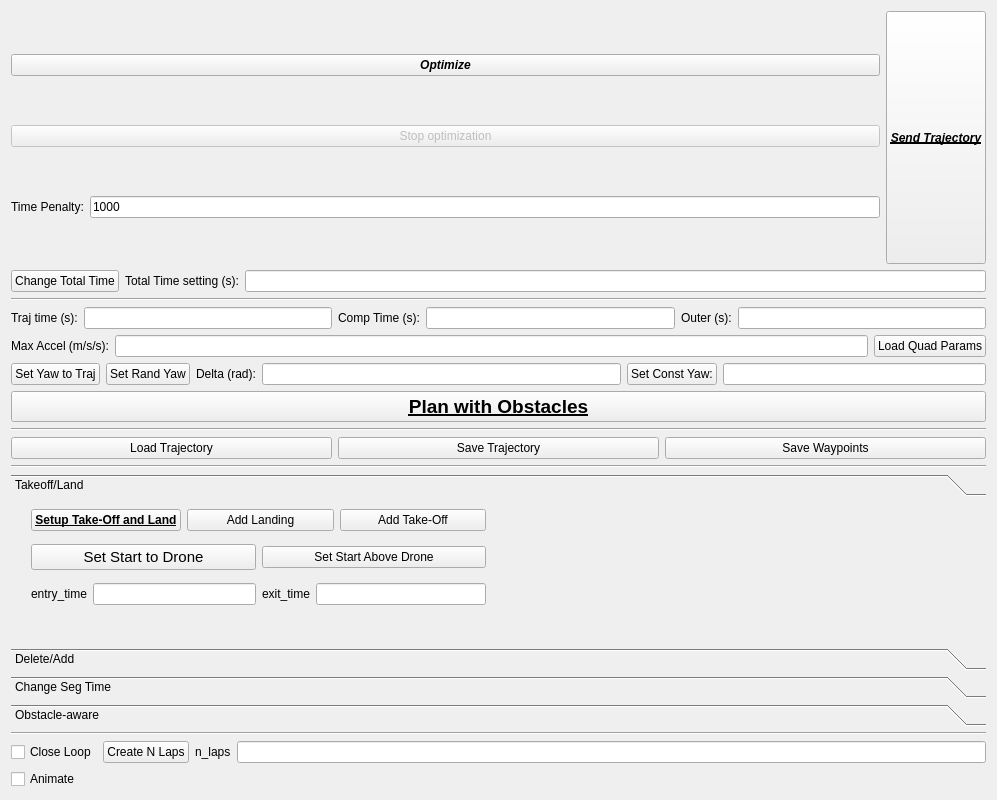
<?xml version="1.0" encoding="UTF-8"?>
<ui version="4.0">
 <class>Form</class>
 <widget class="QWidget" name="Form">
  <property name="geometry">
   <rect>
    <x>0</x>
    <y>0</y>
    <width>997</width>
    <height>800</height>
   </rect>
  </property>
  <property name="windowTitle">
   <string>Form</string>
  </property>
  <layout class="QGridLayout" name="gridLayout">
   <item row="0" column="0">
    <layout class="QHBoxLayout" name="horizontalLayout_28"/>
   </item>
   <item row="0" column="2">
    <layout class="QHBoxLayout" name="horizontalLayout_trajeditor"/>
   </item>
   <item row="0" column="1">
    <layout class="QVBoxLayout" name="verticalLayout">
     <item>
      <layout class="QHBoxLayout" name="horizontalLayout_5">
       <item>
        <layout class="QVBoxLayout" name="verticalLayout_4">
         <item>
          <widget class="QPushButton" name="optimize_button">
           <property name="font">
            <font>
             <weight>75</weight>
             <italic>true</italic>
             <bold>true</bold>
            </font>
           </property>
           <property name="text">
            <string>Optimize</string>
           </property>
          </widget>
         </item>
         <item>
          <widget class="QPushButton" name="stop_optimize_button">
           <property name="enabled">
            <bool>false</bool>
           </property>
           <property name="text">
            <string>Stop optimization</string>
           </property>
          </widget>
         </item>
         <item>
          <layout class="QHBoxLayout" name="horizontalLayout_4">
           <item>
            <widget class="QLabel" name="label">
             <property name="text">
              <string>Time Penalty:</string>
             </property>
            </widget>
           </item>
           <item>
            <widget class="QLineEdit" name="time_penalty_line_edit">
             <property name="inputMask">
              <string/>
             </property>
             <property name="text">
              <string>1000</string>
             </property>
            </widget>
           </item>
          </layout>
         </item>
        </layout>
       </item>
       <item>
        <widget class="QPushButton" name="send_trajectory_button">
         <property name="sizePolicy">
          <sizepolicy hsizetype="Minimum" vsizetype="MinimumExpanding">
           <horstretch>0</horstretch>
           <verstretch>0</verstretch>
          </sizepolicy>
         </property>
         <property name="font">
          <font>
           <weight>75</weight>
           <italic>true</italic>
           <bold>true</bold>
           <underline>true</underline>
           <strikeout>false</strikeout>
          </font>
         </property>
         <property name="text">
          <string>Send Trajectory</string>
         </property>
        </widget>
       </item>
      </layout>
     </item>
     <item>
      <layout class="QHBoxLayout" name="horizontalLayout_25">
       <item>
        <widget class="QPushButton" name="change_total_time">
         <property name="text">
          <string>Change Total Time</string>
         </property>
        </widget>
       </item>
       <item>
        <widget class="QLabel" name="label_18">
         <property name="text">
          <string>Total Time setting (s):</string>
         </property>
        </widget>
       </item>
       <item>
        <widget class="QLineEdit" name="total_time_line_edit"/>
       </item>
      </layout>
     </item>
     <item>
      <widget class="Line" name="line_5">
       <property name="orientation">
        <enum>Qt::Horizontal</enum>
       </property>
      </widget>
     </item>
     <item>
      <layout class="QHBoxLayout" name="horizontalLayout_20">
       <item>
        <widget class="QLabel" name="label_13">
         <property name="text">
          <string>Traj time (s):</string>
         </property>
        </widget>
       </item>
       <item>
        <widget class="QLineEdit" name="traj_time_line_edit"/>
       </item>
       <item>
        <widget class="QLabel" name="label_14">
         <property name="text">
          <string>Comp Time (s):</string>
         </property>
        </widget>
       </item>
       <item>
        <widget class="QLineEdit" name="comp_time_line_edit"/>
       </item>
       <item>
        <widget class="QLabel" name="label_15">
         <property name="text">
          <string>Outer (s):</string>
         </property>
        </widget>
       </item>
       <item>
        <widget class="QLineEdit" name="outer_time_line_edit"/>
       </item>
      </layout>
     </item>
     <item>
      <layout class="QHBoxLayout" name="horizontalLayout_23">
       <item>
        <widget class="QLabel" name="label_17">
         <property name="text">
          <string>Max Accel (m/s/s):</string>
         </property>
        </widget>
       </item>
       <item>
        <widget class="QLineEdit" name="traj_accel_line_edit"/>
       </item>
       <item>
        <widget class="QPushButton" name="on_load_quad_params_button">
         <property name="text">
          <string>Load Quad Params</string>
         </property>
        </widget>
       </item>
      </layout>
     </item>
     <item>
      <layout class="QHBoxLayout" name="horizontalLayout_26">
       <item>
        <widget class="QPushButton" name="on_set_yaw_to_traj_button">
         <property name="text">
          <string>Set Yaw to Traj</string>
         </property>
        </widget>
       </item>
       <item>
        <widget class="QPushButton" name="set_yaw_to_rand_button">
         <property name="text">
          <string>Set Rand Yaw</string>
         </property>
        </widget>
       </item>
       <item>
        <widget class="QLabel" name="label_19">
         <property name="text">
          <string>Delta (rad):</string>
         </property>
        </widget>
       </item>
       <item>
        <widget class="QLineEdit" name="yaw_delta_line_edit"/>
       </item>
       <item>
        <layout class="QHBoxLayout" name="horizontalLayout_27">
         <item>
          <widget class="QPushButton" name="set_constant_yaw_button">
           <property name="text">
            <string>Set Const Yaw:</string>
           </property>
          </widget>
         </item>
         <item>
          <widget class="QLineEdit" name="const_yaw_line_edit"/>
         </item>
        </layout>
       </item>
      </layout>
     </item>
     <item>
      <widget class="QPushButton" name="plan_with_obstacles_button">
       <property name="font">
        <font>
         <pointsize>14</pointsize>
         <weight>75</weight>
         <bold>true</bold>
         <underline>true</underline>
        </font>
       </property>
       <property name="text">
        <string>Plan with Obstacles</string>
       </property>
      </widget>
     </item>
     <item>
      <widget class="Line" name="line_4">
       <property name="orientation">
        <enum>Qt::Horizontal</enum>
       </property>
      </widget>
     </item>
     <item>
      <layout class="QHBoxLayout" name="horizontalLayout_24">
       <item>
        <widget class="QPushButton" name="load_trajectory_button">
         <property name="text">
          <string>Load Trajectory</string>
         </property>
        </widget>
       </item>
       <item>
        <widget class="QPushButton" name="save_trajectory_button">
         <property name="text">
          <string>Save Trajectory</string>
         </property>
        </widget>
       </item>
       <item>
        <widget class="QPushButton" name="save_waypoints_from_traj_button">
         <property name="text">
          <string>Save Waypoints</string>
         </property>
        </widget>
       </item>
      </layout>
     </item>
     <item>
      <widget class="Line" name="line_3">
       <property name="orientation">
        <enum>Qt::Horizontal</enum>
       </property>
      </widget>
     </item>
     <item>
      <widget class="QToolBox" name="toolBox">
       <property name="sizePolicy">
        <sizepolicy hsizetype="MinimumExpanding" vsizetype="MinimumExpanding">
         <horstretch>0</horstretch>
         <verstretch>0</verstretch>
        </sizepolicy>
       </property>
       <property name="minimumSize">
        <size>
         <width>0</width>
         <height>10</height>
        </size>
       </property>
       <property name="currentIndex">
        <number>0</number>
       </property>
       <widget class="QWidget" name="page">
        <attribute name="label">
         <string>Takeoff/Land</string>
        </attribute>
        <widget class="QWidget" name="verticalLayoutWidget">
         <property name="geometry">
          <rect>
           <x>20</x>
           <y>0</y>
           <width>455</width>
           <height>111</height>
          </rect>
         </property>
         <layout class="QVBoxLayout" name="verticalLayout_5">
          <item>
           <layout class="QHBoxLayout" name="horizontalLayout_21">
            <item>
             <widget class="QPushButton" name="set_start_and_end">
              <property name="font">
               <font>
                <weight>75</weight>
                <bold>true</bold>
                <underline>true</underline>
               </font>
              </property>
              <property name="text">
               <string>Setup Take-Off and Land</string>
              </property>
             </widget>
            </item>
            <item>
             <widget class="QPushButton" name="add_landing_button">
              <property name="text">
               <string>Add Landing</string>
              </property>
             </widget>
            </item>
            <item>
             <widget class="QPushButton" name="add_takeoff_button">
              <property name="text">
               <string>Add Take-Off</string>
              </property>
             </widget>
            </item>
           </layout>
          </item>
          <item>
           <layout class="QHBoxLayout" name="horizontalLayout_22">
            <item>
             <widget class="QPushButton" name="set_first_waypoint_to_drone_button">
              <property name="font">
               <font>
                <pointsize>11</pointsize>
               </font>
              </property>
              <property name="text">
               <string>Set Start to Drone</string>
              </property>
              <property name="checkable">
               <bool>false</bool>
              </property>
              <property name="autoDefault">
               <bool>false</bool>
              </property>
              <property name="default">
               <bool>false</bool>
              </property>
              <property name="flat">
               <bool>false</bool>
              </property>
             </widget>
            </item>
            <item>
             <widget class="QPushButton" name="set_first_waypoint_above_drone_button">
              <property name="text">
               <string>Set Start Above Drone</string>
              </property>
             </widget>
            </item>
           </layout>
          </item>
          <item>
           <layout class="QHBoxLayout" name="horizontalLayout_10">
            <item>
             <layout class="QHBoxLayout" name="horizontalLayout_13">
              <item>
               <widget class="QLabel" name="label_8">
                <property name="text">
                 <string>entry_time</string>
                </property>
               </widget>
              </item>
              <item>
               <widget class="QLineEdit" name="entry_time_line_edit"/>
              </item>
             </layout>
            </item>
            <item>
             <layout class="QHBoxLayout" name="horizontalLayout_14">
              <item>
               <widget class="QLabel" name="label_9">
                <property name="text">
                 <string>exit_time</string>
                </property>
               </widget>
              </item>
              <item>
               <widget class="QLineEdit" name="exit_time_line_edit"/>
              </item>
             </layout>
            </item>
           </layout>
          </item>
         </layout>
        </widget>
       </widget>
       <widget class="QWidget" name="page_4">
        <property name="geometry">
         <rect>
          <x>0</x>
          <y>0</y>
          <width>823</width>
          <height>76</height>
         </rect>
        </property>
        <attribute name="label">
         <string>Delete/Add</string>
        </attribute>
        <widget class="QWidget" name="layoutWidget_2">
         <property name="geometry">
          <rect>
           <x>10</x>
           <y>0</y>
           <width>555</width>
           <height>116</height>
          </rect>
         </property>
         <layout class="QVBoxLayout" name="verticalLayout_2">
          <item>
           <layout class="QHBoxLayout" name="horizontalLayout_9">
            <item>
             <layout class="QHBoxLayout" name="horizontalLayout">
              <item>
               <layout class="QVBoxLayout" name="verticalLayout_3">
                <item>
                 <widget class="QPushButton" name="delete_waypoint_button">
                  <property name="minimumSize">
                   <size>
                    <width>0</width>
                    <height>0</height>
                   </size>
                  </property>
                  <property name="text">
                   <string>Delete Waypoint</string>
                  </property>
                 </widget>
                </item>
                <item>
                 <widget class="QPushButton" name="add_waypoint_button">
                  <property name="text">
                   <string>Add Waypoint</string>
                  </property>
                 </widget>
                </item>
               </layout>
              </item>
              <item>
               <widget class="QLabel" name="label_2">
                <property name="text">
                 <string>index:</string>
                </property>
               </widget>
              </item>
              <item>
               <widget class="QLineEdit" name="index_line_edit"/>
              </item>
             </layout>
            </item>
           </layout>
          </item>
          <item>
           <layout class="QHBoxLayout" name="horizontalLayout_3">
            <item>
             <layout class="QHBoxLayout" name="horizontalLayout_7">
              <item>
               <widget class="QLabel" name="label_5">
                <property name="text">
                 <string>x:</string>
                </property>
               </widget>
              </item>
              <item>
               <widget class="QLineEdit" name="x_waypoint_line_edit"/>
              </item>
             </layout>
            </item>
            <item>
             <layout class="QHBoxLayout" name="horizontalLayout_2">
              <item>
               <widget class="QLabel" name="label_3">
                <property name="text">
                 <string>y:</string>
                </property>
               </widget>
              </item>
              <item>
               <widget class="QLineEdit" name="y_waypoint_line_edit"/>
              </item>
             </layout>
            </item>
            <item>
             <layout class="QHBoxLayout" name="horizontalLayout_8">
              <item>
               <layout class="QHBoxLayout" name="horizontalLayout_6">
                <item>
                 <widget class="QLabel" name="label_4">
                  <property name="text">
                   <string>z:</string>
                  </property>
                 </widget>
                </item>
                <item>
                 <widget class="QLineEdit" name="z_waypoint_line_edit"/>
                </item>
               </layout>
              </item>
              <item>
               <widget class="QLabel" name="label_6">
                <property name="text">
                 <string>yaw:</string>
                </property>
               </widget>
              </item>
              <item>
               <widget class="QLineEdit" name="yaw_waypoint_line_edit"/>
              </item>
             </layout>
            </item>
           </layout>
          </item>
         </layout>
        </widget>
       </widget>
       <widget class="QWidget" name="page_5">
        <property name="geometry">
         <rect>
          <x>0</x>
          <y>0</y>
          <width>823</width>
          <height>76</height>
         </rect>
        </property>
        <attribute name="label">
         <string>Change Seg Time</string>
        </attribute>
        <widget class="QWidget" name="layoutWidget_3">
         <property name="geometry">
          <rect>
           <x>0</x>
           <y>0</y>
           <width>555</width>
           <height>33</height>
          </rect>
         </property>
         <layout class="QHBoxLayout" name="horizontalLayout_18">
          <item>
           <widget class="QPushButton" name="change_segment_time">
            <property name="sizePolicy">
             <sizepolicy hsizetype="Minimum" vsizetype="MinimumExpanding">
              <horstretch>0</horstretch>
              <verstretch>0</verstretch>
             </sizepolicy>
            </property>
            <property name="minimumSize">
             <size>
              <width>0</width>
              <height>5</height>
             </size>
            </property>
            <property name="text">
             <string>Change Seg Time</string>
            </property>
           </widget>
          </item>
          <item>
           <widget class="QLabel" name="label_10">
            <property name="text">
             <string>Seg #:</string>
            </property>
           </widget>
          </item>
          <item>
           <widget class="QLineEdit" name="time_index_line_edit">
            <property name="sizePolicy">
             <sizepolicy hsizetype="Expanding" vsizetype="MinimumExpanding">
              <horstretch>0</horstretch>
              <verstretch>0</verstretch>
             </sizepolicy>
            </property>
           </widget>
          </item>
          <item>
           <widget class="QLabel" name="label_12">
            <property name="text">
             <string>Time (s):</string>
            </property>
           </widget>
          </item>
          <item>
           <widget class="QLineEdit" name="edit_time_line_edit">
            <property name="sizePolicy">
             <sizepolicy hsizetype="Expanding" vsizetype="MinimumExpanding">
              <horstretch>0</horstretch>
              <verstretch>0</verstretch>
             </sizepolicy>
            </property>
           </widget>
          </item>
         </layout>
        </widget>
       </widget>
       <widget class="QWidget" name="page_2">
        <attribute name="label">
         <string>Obstacle-aware</string>
        </attribute>
        <widget class="QWidget" name="">
         <property name="geometry">
          <rect>
           <x>0</x>
           <y>0</y>
           <width>934</width>
           <height>33</height>
          </rect>
         </property>
         <layout class="QHBoxLayout" name="horizontalLayout_19">
          <item>
           <widget class="QPushButton" name="check_distance_button">
            <property name="text">
             <string>Check Distance</string>
            </property>
           </widget>
          </item>
          <item>
           <widget class="QLabel" name="label_16">
            <property name="text">
             <string>Min Distance (m):</string>
            </property>
           </widget>
          </item>
          <item>
           <widget class="QLineEdit" name="traj_dist_line_edit"/>
          </item>
         </layout>
        </widget>
        <widget class="QWidget" name="">
         <property name="geometry">
          <rect>
           <x>0</x>
           <y>43</y>
           <width>934</width>
           <height>28</height>
          </rect>
         </property>
         <layout class="QHBoxLayout" name="horizontalLayout_17">
          <item>
           <widget class="QCheckBox" name="show_collision_checkbox">
            <property name="text">
             <string>Show Collisions.</string>
            </property>
           </widget>
          </item>
          <item>
           <widget class="QLabel" name="label_11">
            <property name="text">
             <string>Distances below (m):</string>
            </property>
           </widget>
          </item>
          <item>
           <widget class="QLineEdit" name="collide_sphere_val_line_edit"/>
          </item>
         </layout>
        </widget>
       </widget>
      </widget>
     </item>
     <item>
      <widget class="Line" name="line_7">
       <property name="orientation">
        <enum>Qt::Horizontal</enum>
       </property>
      </widget>
     </item>
     <item>
      <layout class="QHBoxLayout" name="horizontalLayout_11">
       <item>
        <widget class="QCheckBox" name="close_loop_checkbox">
         <property name="text">
          <string>Close Loop</string>
         </property>
        </widget>
       </item>
       <item>
        <widget class="QPushButton" name="create_n_laps_button">
         <property name="text">
          <string>Create N Laps</string>
         </property>
        </widget>
       </item>
       <item>
        <layout class="QHBoxLayout" name="horizontalLayout_12">
         <item>
          <widget class="QLabel" name="label_7">
           <property name="text">
            <string>n_laps</string>
           </property>
          </widget>
         </item>
         <item>
          <widget class="QLineEdit" name="n_laps_line_edit"/>
         </item>
        </layout>
       </item>
      </layout>
     </item>
     <item>
      <widget class="QCheckBox" name="animate_checkbox">
       <property name="text">
        <string>Animate</string>
       </property>
      </widget>
     </item>
     <item>
      <layout class="QHBoxLayout" name="horizontalLayout_16"/>
     </item>
    </layout>
   </item>
  </layout>
 </widget>
 <resources/>
 <connections/>
</ui>
